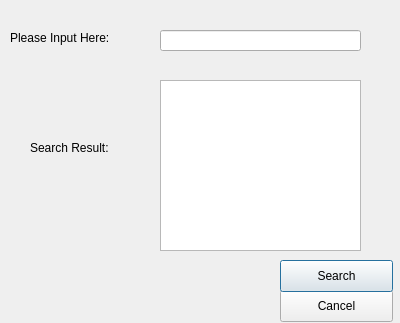
<?xml version="1.0" encoding="UTF-8"?>
<ui version="4.0">
 <class>SearchDialog</class>
 <widget class="QDialog" name="SearchDialog">
  <property name="geometry">
   <rect>
    <x>0</x>
    <y>0</y>
    <width>400</width>
    <height>323</height>
   </rect>
  </property>
  <property name="windowTitle">
   <string>Dialog</string>
  </property>
  <widget class="QLabel" name="label">
   <property name="geometry">
    <rect>
     <x>10</x>
     <y>30</y>
     <width>141</width>
     <height>16</height>
    </rect>
   </property>
   <property name="text">
    <string>Please Input Here:</string>
   </property>
  </widget>
  <widget class="QLabel" name="label_2">
   <property name="geometry">
    <rect>
     <x>30</x>
     <y>140</y>
     <width>121</width>
     <height>16</height>
    </rect>
   </property>
   <property name="text">
    <string>Search Result:</string>
   </property>
  </widget>
  <widget class="QPushButton" name="CancelButton">
   <property name="geometry">
    <rect>
     <x>280</x>
     <y>290</y>
     <width>113</width>
     <height>32</height>
    </rect>
   </property>
   <property name="text">
    <string>Cancel</string>
   </property>
  </widget>
  <widget class="QPushButton" name="SearchButton">
   <property name="geometry">
    <rect>
     <x>280</x>
     <y>260</y>
     <width>113</width>
     <height>32</height>
    </rect>
   </property>
   <property name="text">
    <string>Search</string>
   </property>
   <property name="autoDefault">
    <bool>false</bool>
   </property>
   <property name="default">
    <bool>true</bool>
   </property>
  </widget>
  <widget class="QTableWidget" name="searchResult">
   <property name="geometry">
    <rect>
     <x>160</x>
     <y>80</y>
     <width>201</width>
     <height>171</height>
    </rect>
   </property>
  </widget>
  <widget class="QLineEdit" name="search_box">
   <property name="geometry">
    <rect>
     <x>160</x>
     <y>30</y>
     <width>201</width>
     <height>21</height>
    </rect>
   </property>
  </widget>
 </widget>
 <resources/>
 <connections/>
</ui>
